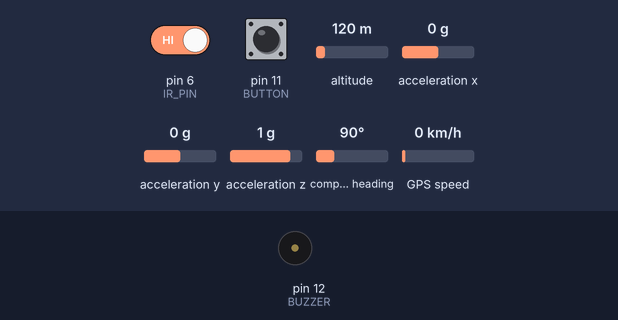
Bench run of a sketch on a simulated Arduino Uno, built with avr-gcc and run on an emulated ATmega328P. Parts: buzzer (waves = sounding, pin HIGH). The test bench sets the inputs (shaded band); at power-on: pin 6 (IR_PIN) HIGH, acceleration z 1 g, pin 11 (BUTTON) HIGH, altitude 120 m, acceleration x 0 g, acceleration y 0 g, compass heading 90°, GPS speed 0 km/h. The GPS gets a fix after 3 s at 37.7749, -122.4194 with 8 satellites; the modem accepts every AT command (registered, SIM ready, sends succeed) and sends nothing else; what the sketch prints to the serial monitor is not drawn.

Above: at 3.2 s.
3.3 s: pin 6 (IR_PIN) driven LOW
At 3.58 s:
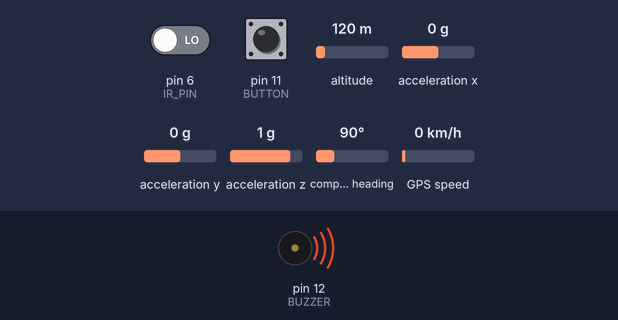
6.3 s: acceleration z set to -1.4 g
9.3 s: pin 11 (BUTTON) pulled LOW for 3.2 s
14.0 s: acceleration z set to 0.8 g
Timing chart, 0 to 19.0 s (numbered marks = the images above; inputs shaded):
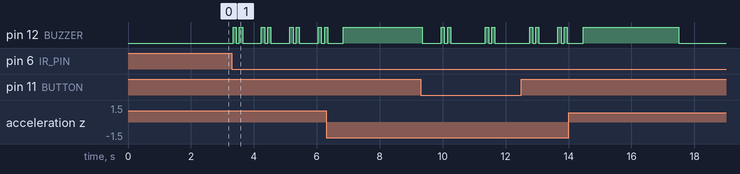

The sketch:

Vehicle_Accident_Alert_System_V3_Arduino_Code.ino
```cpp
/*


██╗███╗░░██╗███╗░░██╗░█████╗░██╗░░░██╗░█████╗░░█████╗░██████╗░███████╗
██║████╗░██║████╗░██║██╔══██╗██║░░░██║██╔══██╗██╔══██╗██╔══██╗╚════██║
██║██╔██╗██║██╔██╗██║██║░░██║╚██╗░██╔╝╚█████╔╝██║░░██║██████╔╝░░███╔═╝
██║██║╚████║██║╚████║██║░░██║░╚████╔╝░██╔══██╗██║░░██║██╔══██╗██╔══╝░░
██║██║░╚███║██║░╚███║╚█████╔╝░░╚██╔╝░░╚█████╔╝╚█████╔╝██║░░██║███████╗
╚═╝╚═╝░░╚══╝╚═╝░░╚══╝░╚════╝░░░░╚═╝░░░░╚════╝░░╚════╝░╚═╝░░╚═╝╚══════╝

Instagram: https://www.instagram.com/sahadnisham.k/
LinkedIn : https://www.linkedin.com/in/sahad-nisham-k/

*/

// Vehicle Accident Alert System with IR Obstacle Alert
// Using ADXL345 + GPS + SIM800L + IR Sensor
// Author: Sahad Nisham K

#include <SoftwareSerial.h>
#include <TinyGPS++.h>
#include <Wire.h>
#include <Adafruit_Sensor.h>
#include <Adafruit_ADXL345_U.h>
#include <math.h>

// ================= PHONE =================
const String EMERGENCY_PHONE = "+918590660687";

// ================= SERIAL =================
#define GSM_RX 3
#define GSM_TX 2
#define GPS_RX 9
#define GPS_TX 10

SoftwareSerial sim800(GSM_RX, GSM_TX);
SoftwareSerial neogps(GPS_TX, GPS_RX);
TinyGPSPlus gps;

// ================= ADXL345 =================
Adafruit_ADXL345_Unified accel = Adafruit_ADXL345_Unified(12345);

// ================= PINS =================
#define BUZZER 12
#define BUTTON 11
#define IR_PIN 6   // IR sensor OUT connected to D6

// ================= VARIABLES =================
float prevX = 0, prevY = 0, prevZ = 0;
float sensitivity = 18.0;   // Accident sensitivity
bool impact_detected = false;

unsigned long impact_time = 0;
unsigned long alert_delay = 3000;

String latitude = "";
String longitude = "";

// ================= SETUP =================
void setup() {
  Serial.begin(9600);
  sim800.begin(9600);
  neogps.begin(9600);

  pinMode(BUZZER, OUTPUT);
  pinMode(BUTTON, INPUT_PULLUP);
  pinMode(IR_PIN, INPUT);

  Serial.println("Initializing System...");

  // -------- ADXL345 INIT --------
  if (!accel.begin()) {
    Serial.println("❌ ADXL345 not detected!");
    while (1);
  }
  accel.setRange(ADXL345_RANGE_16_G);
  Serial.println("✅ ADXL345 Initialized");

  // -------- GSM INIT --------
  sim800.println("AT");
  delay(1000);
  sim800.println("AT+CMGF=1");
  delay(1000);
  Serial.println("✅ GSM Ready");

  Serial.println("🚗 System Ready");
}

// ================= LOOP =================
void loop() {

  detectImpact();

  // IR obstacle alert only if no accident
  if (!impact_detected) {
    irObstacleAlert();
  }

  if (impact_detected) {
    if (millis() - impact_time >= alert_delay) {
      digitalWrite(BUZZER, LOW);

      Serial.println("📞 Calling emergency number...");
      makeCall();

      delay(3000);

      Serial.println("📩 Sending SMS...");
      sendAlert();

      impact_detected = false;
    }
  }

  // Manual reset
  if (digitalRead(BUTTON) == LOW) {
    Serial.println("🔄 System Reset");
    digitalWrite(BUZZER, LOW);
    impact_detected = false;
    delay(500);
  }
}

// ================= IMPACT DETECTION =================
void detectImpact() {

  sensors_event_t event;
  accel.getEvent(&event);

  float dx = event.acceleration.x - prevX;
  float dy = event.acceleration.y - prevY;
  float dz = event.acceleration.z - prevZ;

  float magnitude = sqrt(dx * dx + dy * dy + dz * dz);

  prevX = event.acceleration.x;
  prevY = event.acceleration.y;
  prevZ = event.acceleration.z;

  Serial.print("Accel Mag: ");
  Serial.println(magnitude);

  if (magnitude > sensitivity && !impact_detected) {
    Serial.println("🚨 Accident Detected!");
    digitalWrite(BUZZER, HIGH);
    impact_detected = true;
    impact_time = millis();

    Serial.println("📍 Fetching GPS...");
    getGps();
  }

  delay(100);
}

// ================= IR OBSTACLE ALERT =================
void irObstacleAlert() {

  int irState = digitalRead(IR_PIN);

  // Most IR modules: LOW = obstacle detected
  if (irState == LOW) {
    Serial.println("⚠ IR Obstacle Detected");
    digitalWrite(BUZZER, HIGH);
    delay(100);
    digitalWrite(BUZZER, LOW);
    delay(100);
    digitalWrite(BUZZER, HIGH);
    delay(100);
     digitalWrite(BUZZER, LOW);
    delay(500);
  } else {
    digitalWrite(BUZZER, LOW);
  }
}

// ================= GPS =================
void getGps() {

  bool newData = false;

  for (unsigned long start = millis(); millis() - start < 2000;) {
    while (neogps.available()) {
      if (gps.encode(neogps.read())) {
        newData = true;
        break;
      }
    }
  }

  if (newData) {
    latitude = String(gps.location.lat(), 6);
    longitude = String(gps.location.lng(), 6);
    Serial.println("✅ GPS Locked");
    Serial.print("Lat: "); Serial.println(latitude);
    Serial.print("Lon: "); Serial.println(longitude);
  } else {
    Serial.println("⚠ GPS Not Available");
    latitude = "";
    longitude = "";
  }
}

// ================= ALERT =================
void sendAlert() {
  String sms = "Accident Alert!\n";
  sms += "Location:\n";
  sms += "http://maps.google.com/maps?q=loc:";
  sms += latitude + "," + longitude;

  sendSms(sms);
}

void makeCall() {
  Serial.println("📞 Dialing...");
  sim800.print("ATD");
  sim800.print(EMERGENCY_PHONE);
  sim800.println(";");

  delay(1000);

  while (sim800.available()) {
    Serial.write(sim800.read());  // See ERROR / NO CARRIER
  }

  delay(30000);  // Call duration
  sim800.println("ATH");
}


void sendSms(String text) {
  sim800.print("AT+CMGS=\"" + EMERGENCY_PHONE + "\"\r");
  delay(1000);
  sim800.print(text);
  delay(100);
  sim800.write(0x1A);
  delay(1000);
  Serial.println("✅ SMS Sent");
}
```

Measured:
- after the input at 3.3 s, pin 12 (BUZZER): LOW → HIGH at once, then repeats every 0.90 s: LOW 0.10 s, HIGH 0.10 s, LOW 0.60 s, HIGH 0.10 s
